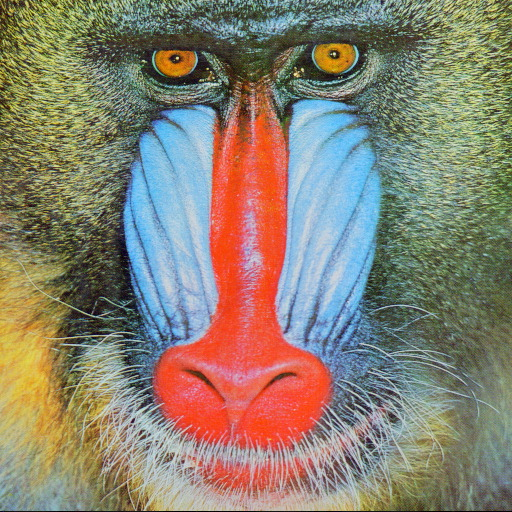
#> input picture Tarefa 7/baboon.jpg, 512 x 512 px
$ python passaaltaideal.py
#> lines starting #> are read from the running program, lines starting #| are printed output that depends on the picture
import numpy, math
from PIL import Image

I = Image.open('baboon.jpg')
#> I is the input picture: PIL image 512x512 RGB; mean R, G, B 137.1, 129.1, 112.9
I = I.convert('L')
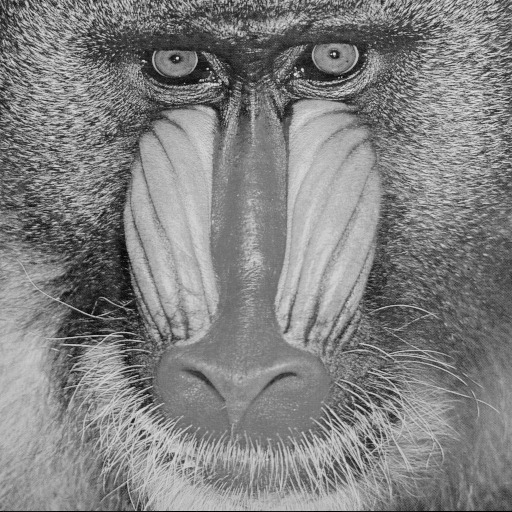
#> I: PIL image 512x512 L; min 0, max 234, mean 129.7
a = numpy.asarray(I)
A = numpy.fft.fft2(a)
A = numpy.fft.fftshift(A)

for u in range(I.size[0]):
	for v in range(I.size[1]):
		u1 = u - I.size[0]/2
		v1 = v - I.size[1]/2
		Duv = math.sqrt(u1*u1 + v1*v1)
		if Duv > 10:
			Huv = 1
		else:
			Huv = 0
		A[v][u] = Huv*A[v][u]

Image.fromarray(abs(A)/800).show()
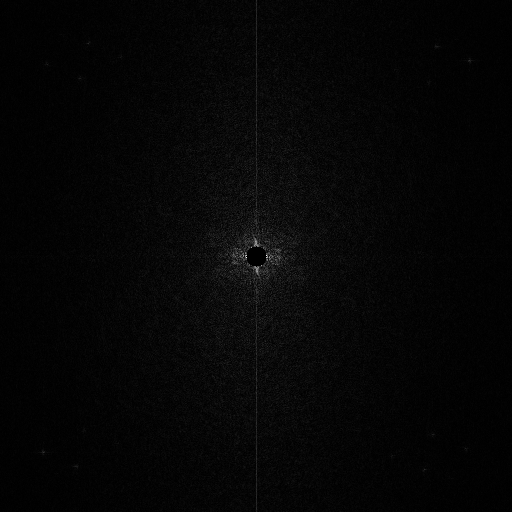
#> shown: PIL image 512x512 F; min 0, max 558, mean 13.1; drawn with min black and max white
A = numpy.fft.fftshift(A)

output = Image.fromarray(numpy.fft.ifft2(A).astype(numpy.uint8))
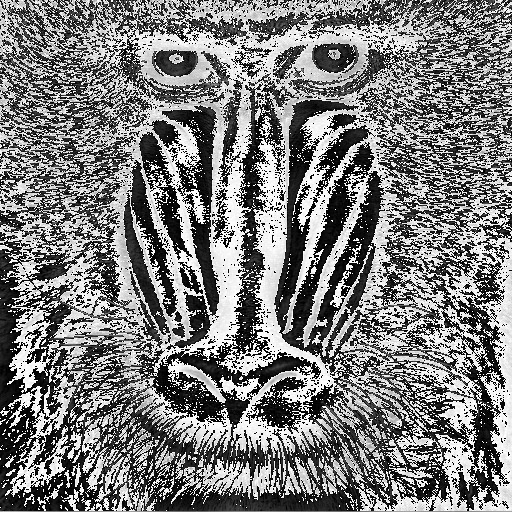
#> output: PIL image 512x512 L; min 0, max 255, mean 124.2
output.show()

$ run again, with Tarefa 7/apple.jpg copied over Tarefa 7/baboon.jpg
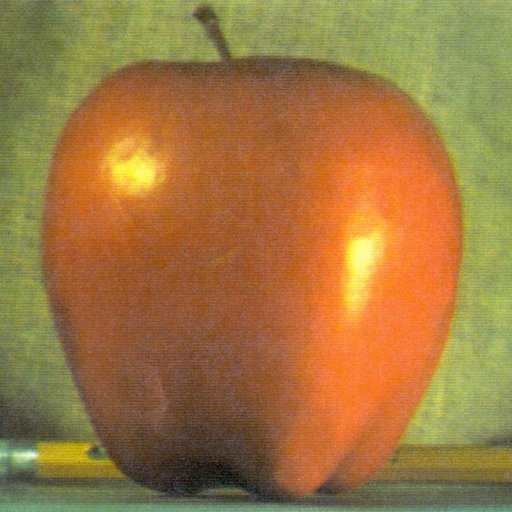
#> input picture Tarefa 7/apple.jpg, 512 x 512 px
#> I is the input picture: PIL image 512x512 RGB; mean R, G, B 159.1, 119.7, 64.8
#> I: PIL image 512x512 L
#> `Image.fromarray(abs(A)/800).show()`:
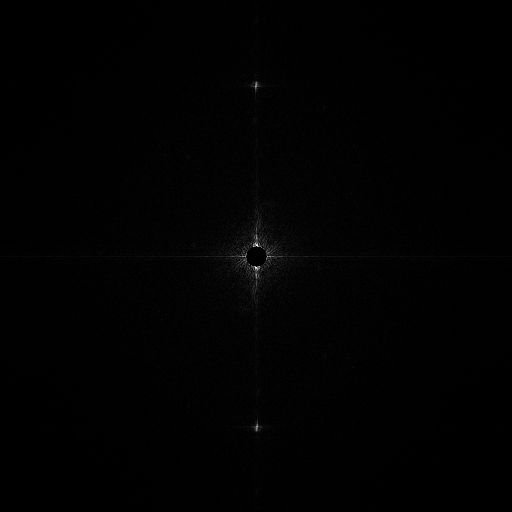
#> shown: PIL image 512x512 F; min 0, max 358.4, mean 2.8; drawn with min black and max white
#> `output = Image.fromarray(numpy.fft.ifft2(A).astype(numpy.uint8))`:
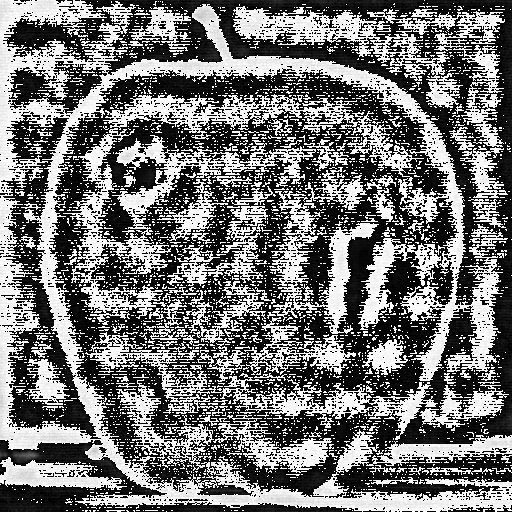
#> output: PIL image 512x512 L; min 0, max 255, mean 115.2

$ run again, with Tarefa 7/bolsonaro.jpg copied over Tarefa 7/baboon.jpg
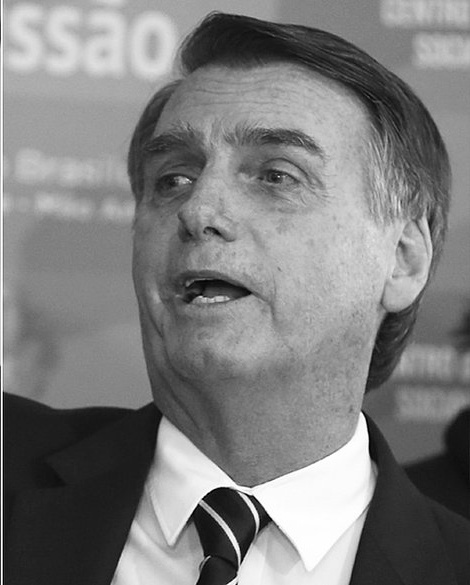
#> input picture Tarefa 7/bolsonaro.jpg, 470 x 585 px
#> I is the input picture: PIL image 470x585 L; min 0, max 255, mean 126.2
#> `output = Image.fromarray(numpy.fft.ifft2(A).astype(numpy.uint8))`:
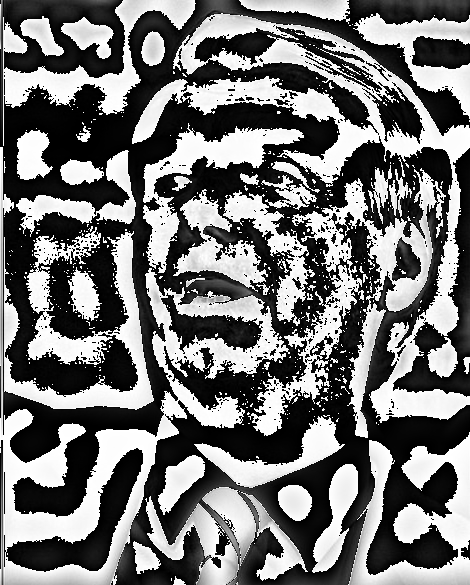
#> output: PIL image 470x585 L; min 0, max 255, mean 116.1
